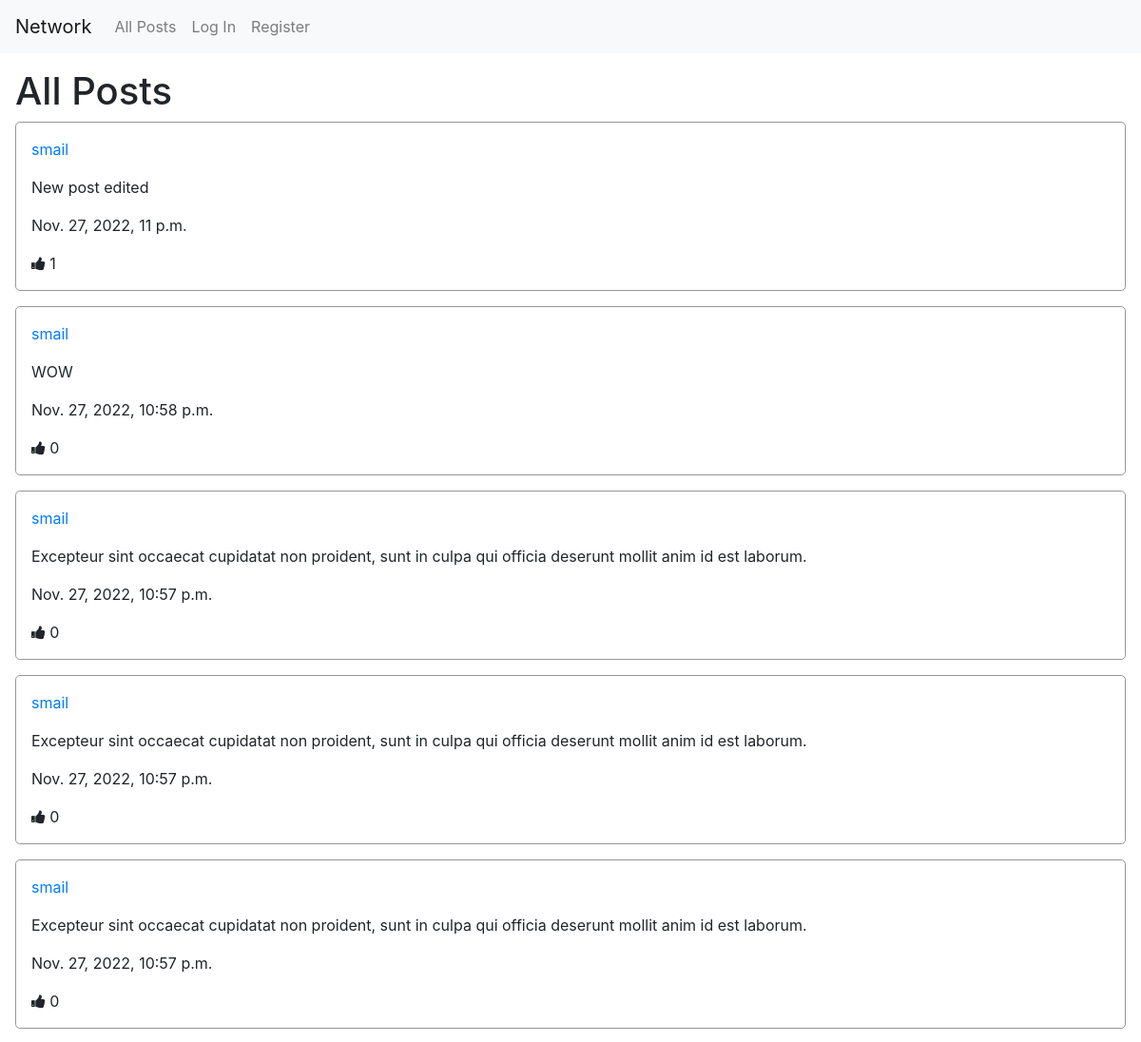
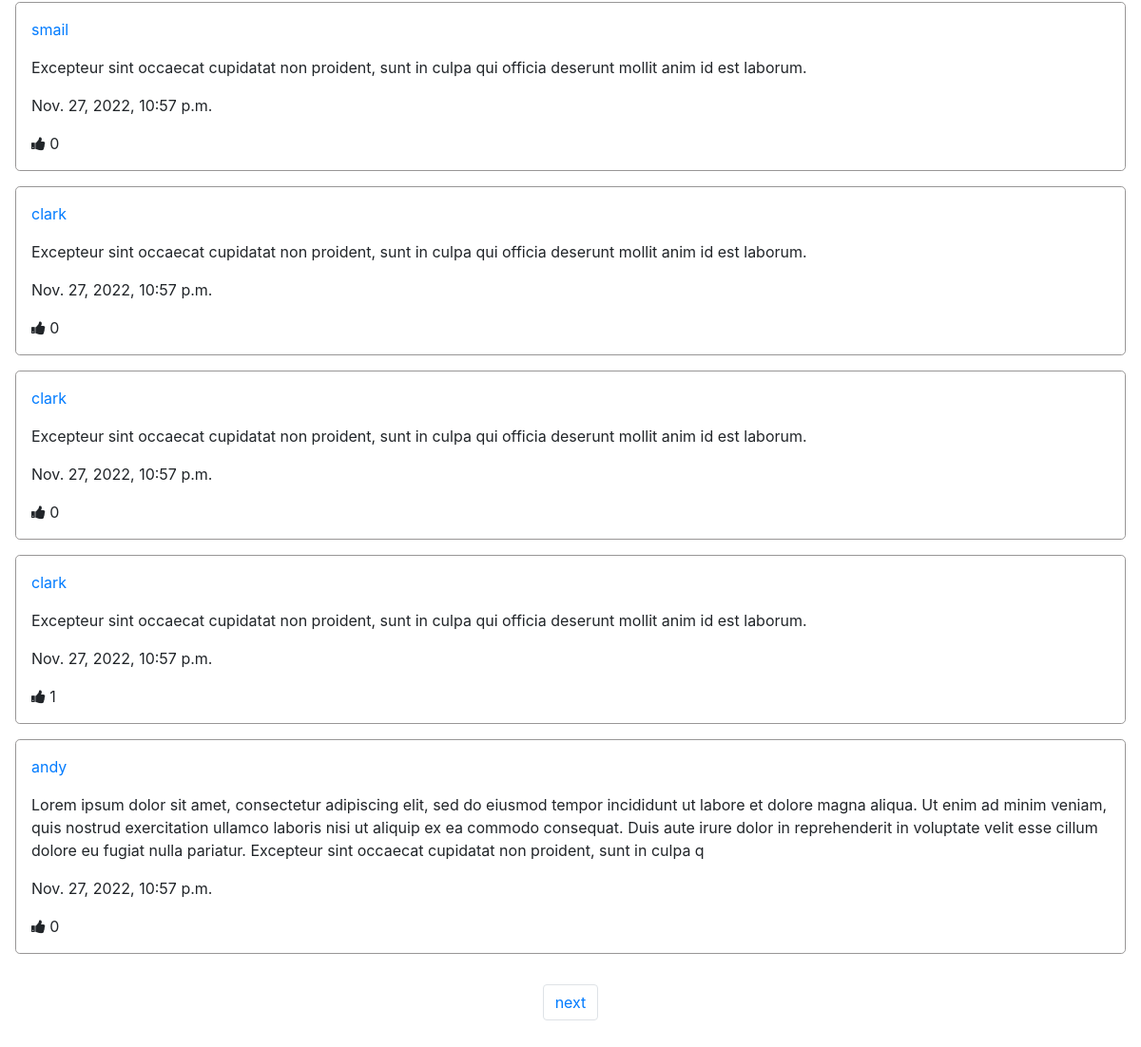
Before: / with the older database file (2 pictures, top to bottom).
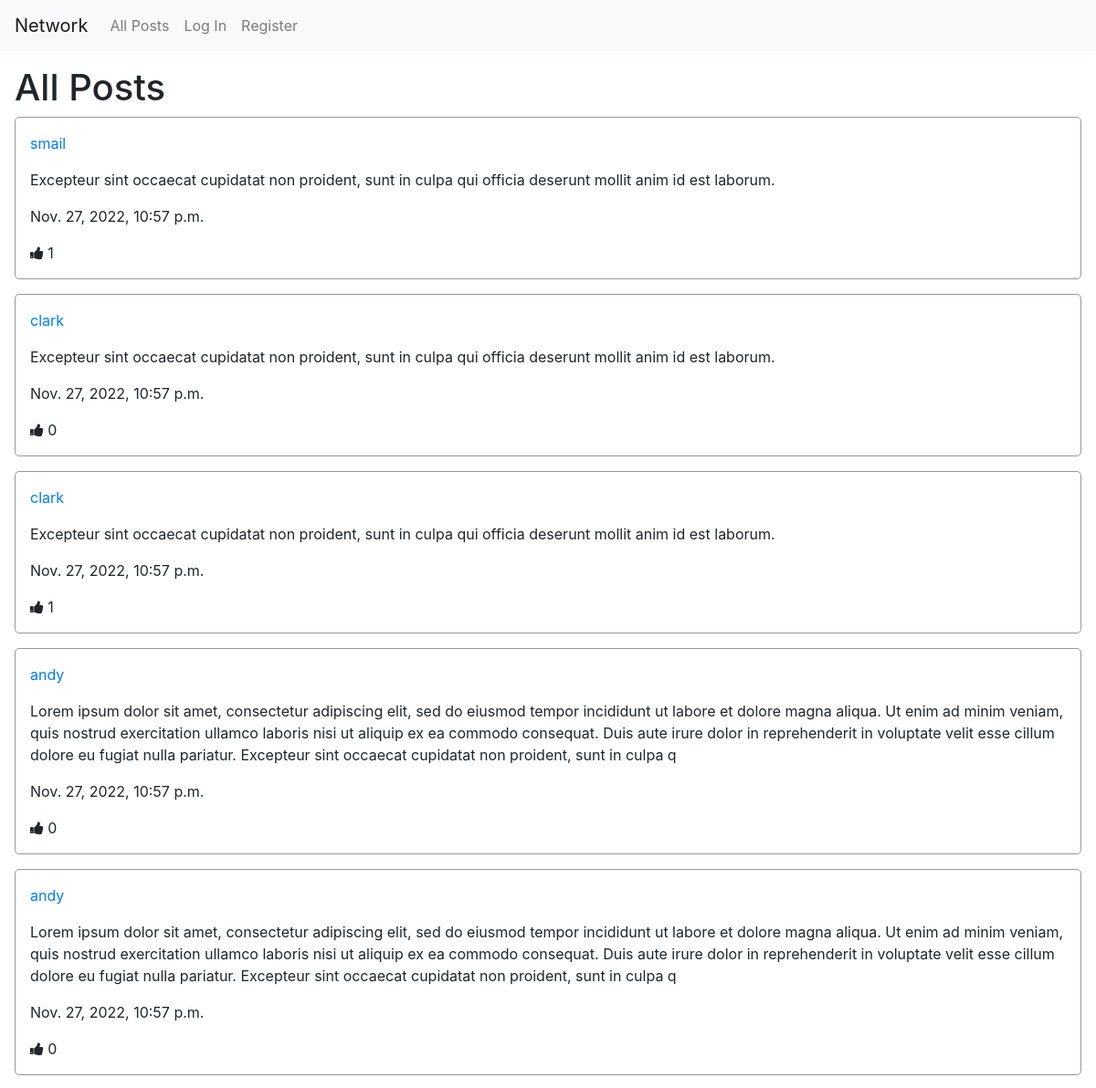
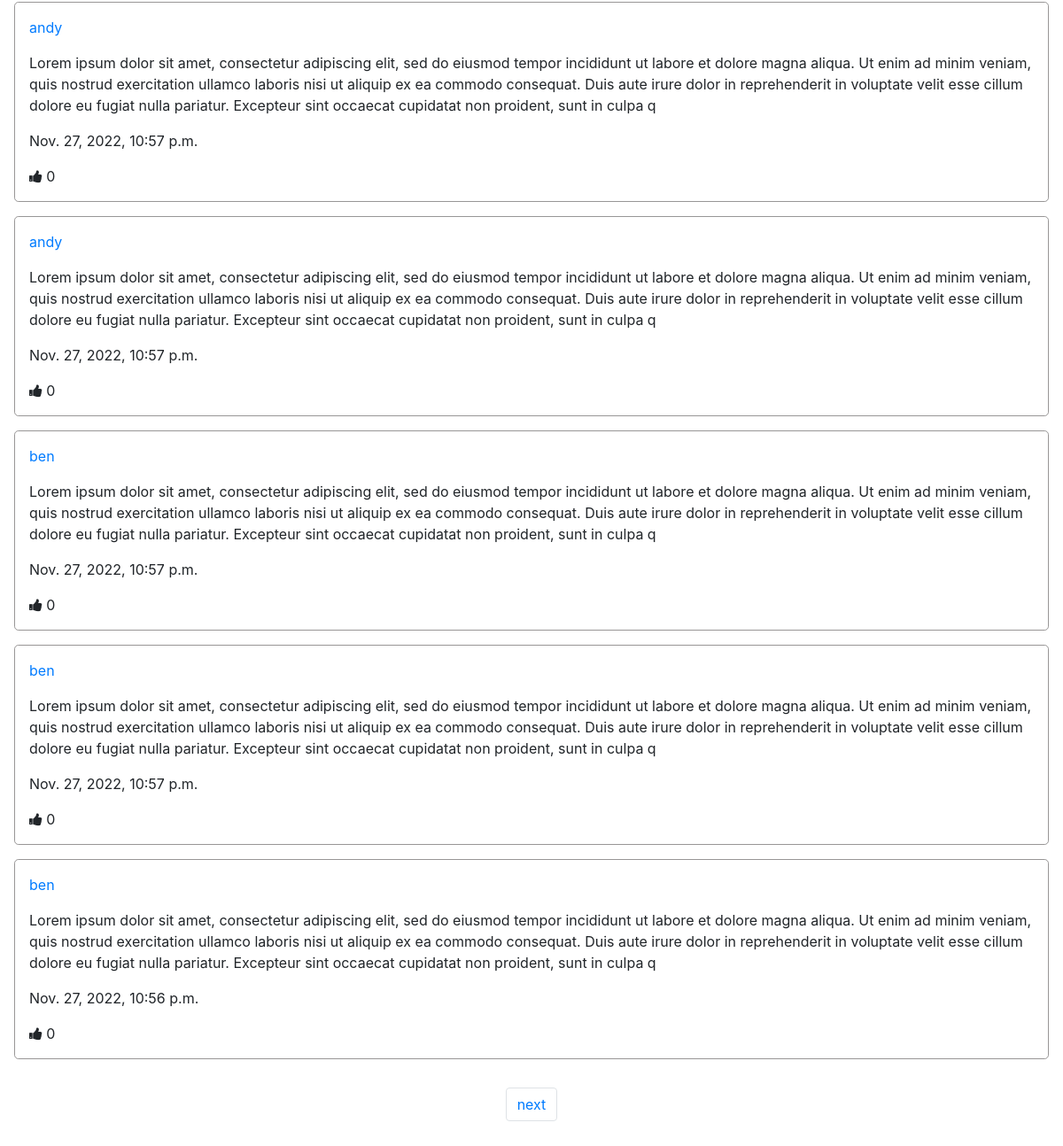
After: the same page with the newer database file (2 pictures, top to bottom).
### network/models.py (models this page shows, shortened)
class Post(models.Model):
    user = models.ForeignKey("User", on_delete=models.CASCADE)
    content = models.TextField(blank=False)
    timestamp = models.DateTimeField(auto_now_add=True)
    def get_likes(self):
        return self.likes.all()
    def get_users_that_liked(self):
        users = []
        likes = self.likes.all()
        for like in list(likes):
            users.append(like.user)
        return users

class User(AbstractUser):
    pass

class Like(models.Model):
    user = models.ForeignKey("User", on_delete=models.CASCADE)
    post = models.ForeignKey("Post", on_delete=models.CASCADE, related_name="likes")

### network/views.py (the view, shortened to what this page needs)
# urls.py: path("", views.index_view, name="index"),
def index_view(request):
    posts = Post.objects.all().order_by('-timestamp')
    paginator = Paginator(posts, 10) # Show 10 posts per page
    page_number = request.GET.get('page')
    page_obj = paginator.get_page(page_number)
    context = {'posts' : posts, 'page_obj' : page_obj}
    return render(request, 'network/index.html', context)

### network/templates/network/index.html (shortened to what this page needs)
{% extends "network/layout.html" %}
{% load static %}
{% block page_title %}
    <h1>All Posts</h1>
{% endblock page_title %}

### network/templates/network/layout.html (shortened to what this page needs)
{% load static %}
<!DOCTYPE html>
<html lang="en">
    <head>
        <link rel="stylesheet" href="https://cdnjs.cloudflare.com/ajax/libs/font-awesome/4.7.0/css/font-awesome.min.css">
        <link rel="stylesheet" href="https://stackpath.bootstrapcdn.com/bootstrap/4.4.1/css/bootstrap.min.css">
        <link href="{% static 'network/styles.css' %}" rel="stylesheet">
    </head>
    <body>
        <nav class="navbar navbar-expand-lg navbar-light bg-light">
            <a class="navbar-brand" href="{% url 'index' %}">Network</a>
            <div>
              <ul class="navbar-nav mr-auto">
                <li class="nav-item">
                  <a class="nav-link" href="{% url 'index' %}">All Posts</a>
                </li>
                {% if user.is_authenticated %}
                    <li class="nav-item">
                        <a class="nav-link" href="{% url 'following' %}">Following</a>
                    </li>
                    <li class="nav-item">
                        <a class="nav-link" href="{% url 'logout' %}">Log Out</a>
                    </li>
                {% else %}
                    <li class="nav-item">
                        <a class="nav-link" href="{% url 'login' %}">Log In</a>
                    </li>
                    <li class="nav-item">
                        <a class="nav-link" href="{% url 'register' %}">Register</a>
                    </li>
                {% endif %}
              </ul>
            </div>
          </nav>
        <div class="body">
            {% block page_title %}{% endblock page_title %}
            {% block posts %}
                <div id="posts">
                    {% for post in page_obj %}
                        <div class="post-div" id="{{ post.id }}">
                            <p><a href="{% url 'profile' post.user %}">{{ post.user}}</a></p>
                            <p id="content">{{ post.content }}</p>
                            <p> {{ post.timestamp }}</p>
                            {% if user in post.get_users_that_liked %}
                                <div>
                                    <i id="like" data-liked="true" class="fa fa-thumbs-up fa-thumbs-down"></i>
                                    <span>{{ post.get_likes | length }}</span>
                                </div>
                            {% else %}
                                <div>
                                    <i id="like" data-liked="false" class="fa fa-thumbs-up"></i>
                                    <span>{{ post.get_likes | length }}</span>
                                </div>
                            {% endif %}
                        </div>
                    {% endfor %}
                </div>
            {% endblock posts %}
            {% block pagination %}
                <nav aria-label="Posts pages">
                    <ul class="pagination">
                        {% if page_obj.has_next %}
                            <li class="page-item"><a class="page-link" href="?page={{ page_obj.next_page_number }}">next</a></li>
                        {% endif %}
                    </ul>
                </nav>
            {% endblock pagination %}
        </div>
    </body>
</html>

Changed rows visible on the page:
removed Post: user "smail", content "New post edited", timestamp "Nov. 27, 2022, 11 p.m.", get_likes|length "1"
removed Post: user "smail", content "WOW", timestamp "Nov. 27, 2022, 10:58 p.m.", get_likes|length "0"
removed Post: user "smail", content "Excepteur sint occaecat cupidatat non proident, sunt in culpa qui officia deserunt mollit anim id est laborum.", timestamp "Nov. 27, 2022, 10:57 p.m.", get_likes|length "0"
removed Post: user "smail", content "Excepteur sint occaecat cupidatat non proident, sunt in culpa qui officia deserunt mollit anim id est laborum.", timestamp "Nov. 27, 2022, 10:57 p.m.", get_likes|length "0"
removed Post: user "smail", content "Excepteur sint occaecat cupidatat non proident, sunt in culpa qui officia deserunt mollit anim id est laborum.", timestamp "Nov. 27, 2022, 10:57 p.m.", get_likes|length "0"
removed Post: user "clark", content "Excepteur sint occaecat cupidatat non proident, sunt in culpa qui officia deserunt mollit anim id est laborum.", timestamp "Nov. 27, 2022, 10:57 p.m.", get_likes|length "0"
computed for Post "smail": get_likes|length "0" → "1"
now on this page (row unchanged): Post: user "andy", content "Lorem ipsum dolor sit amet, consectetur adipiscing elit, sed do eiusmod tempor incididunt ut labore et dolore magna aliqua. Ut enim ad minim veniam, quis nostrud exercitation ullamco laboris nisi ut aliquip ex ea commodo consequat. Duis aute irure dolor in reprehenderit in voluptate velit esse cillum dolore eu fugiat nulla pariatur. Excepteur sint occaecat cupidatat non proident, sunt in culpa q", timestamp "Nov. 27, 2022, 10:57 p.m.", get_likes|length "0"
now on this page (row unchanged): Post: user "andy", content "Lorem ipsum dolor sit amet, consectetur adipiscing elit, sed do eiusmod tempor incididunt ut labore et dolore magna aliqua. Ut enim ad minim veniam, quis nostrud exercitation ullamco laboris nisi ut aliquip ex ea commodo consequat. Duis aute irure dolor in reprehenderit in voluptate velit esse cillum dolore eu fugiat nulla pariatur. Excepteur sint occaecat cupidatat non proident, sunt in culpa q", timestamp "Nov. 27, 2022, 10:57 p.m.", get_likes|length "0"
now on this page (row unchanged): Post: user "andy", content "Lorem ipsum dolor sit amet, consectetur adipiscing elit, sed do eiusmod tempor incididunt ut labore et dolore magna aliqua. Ut enim ad minim veniam, quis nostrud exercitation ullamco laboris nisi ut aliquip ex ea commodo consequat. Duis aute irure dolor in reprehenderit in voluptate velit esse cillum dolore eu fugiat nulla pariatur. Excepteur sint occaecat cupidatat non proident, sunt in culpa q", timestamp "Nov. 27, 2022, 10:57 p.m.", get_likes|length "0"
now on this page (row unchanged): Post: user "ben", content "Lorem ipsum dolor sit amet, consectetur adipiscing elit, sed do eiusmod tempor incididunt ut labore et dolore magna aliqua. Ut enim ad minim veniam, quis nostrud exercitation ullamco laboris nisi ut aliquip ex ea commodo consequat. Duis aute irure dolor in reprehenderit in voluptate velit esse cillum dolore eu fugiat nulla pariatur. Excepteur sint occaecat cupidatat non proident, sunt in culpa q", timestamp "Nov. 27, 2022, 10:57 p.m.", get_likes|length "0"
now on this page (row unchanged): Post: user "ben", content "Lorem ipsum dolor sit amet, consectetur adipiscing elit, sed do eiusmod tempor incididunt ut labore et dolore magna aliqua. Ut enim ad minim veniam, quis nostrud exercitation ullamco laboris nisi ut aliquip ex ea commodo consequat. Duis aute irure dolor in reprehenderit in voluptate velit esse cillum dolore eu fugiat nulla pariatur. Excepteur sint occaecat cupidatat non proident, sunt in culpa q", timestamp "Nov. 27, 2022, 10:57 p.m.", get_likes|length "0"
now on this page (row unchanged): Post: user "ben", content "Lorem ipsum dolor sit amet, consectetur adipiscing elit, sed do eiusmod tempor incididunt ut labore et dolore magna aliqua. Ut enim ad minim veniam, quis nostrud exercitation ullamco laboris nisi ut aliquip ex ea commodo consequat. Duis aute irure dolor in reprehenderit in voluptate velit esse cillum dolore eu fugiat nulla pariatur. Excepteur sint occaecat cupidatat non proident, sunt in culpa q", timestamp "Nov. 27, 2022, 10:56 p.m.", get_likes|length "0"
